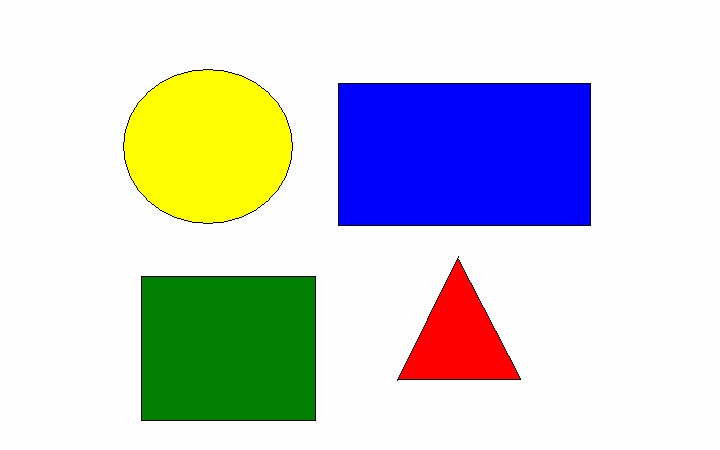
#> input picture 15.png, 720 x 450 px
$ python deteccion_de_figuras.py   (older library calls are emulated)
#> lines starting #> are read from the running program, lines starting #| are printed output that depends on the picture; after the words box and inside, x2 and y2 are one past the last pixel; in counts of white or black regions, pixels touching at a corner belong together; long printed decimals are rounded
import cv2

image = cv2.imread('15.png')
#> image is the input picture: shape (450, 720, 3); mean B, G, R 212.6, 209.1, 205.9
gray = cv2.cvtColor(image, cv2.COLOR_BGR2GRAY)
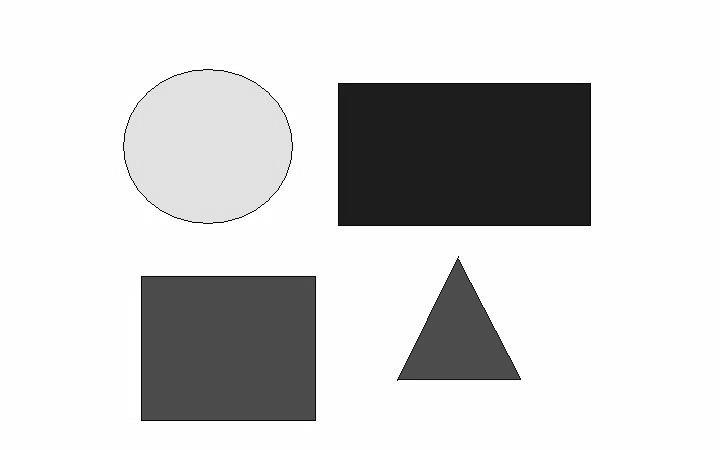
#> gray: shape (450, 720); min 1, max 255, mean 208.3
canny = cv2.Canny(gray, 10, 150)
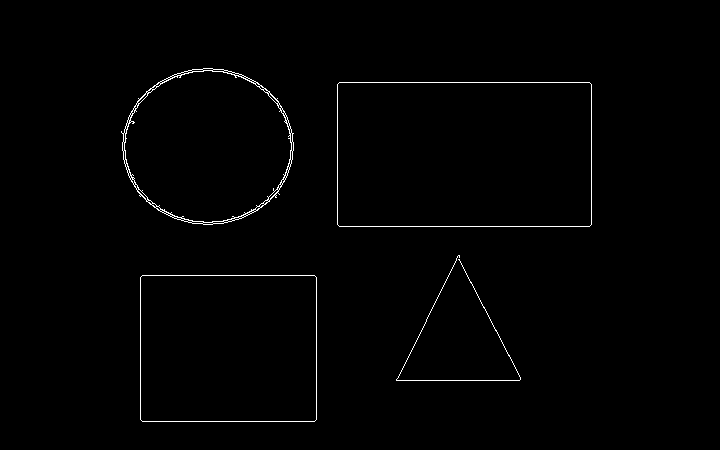
#> canny: shape (450, 720); 0.91% white in thin lines or dots, all inside (x1, y1, x2, y2) = (121, 68, 592, 422)
canny = cv2.dilate(canny, None, iterations=1)
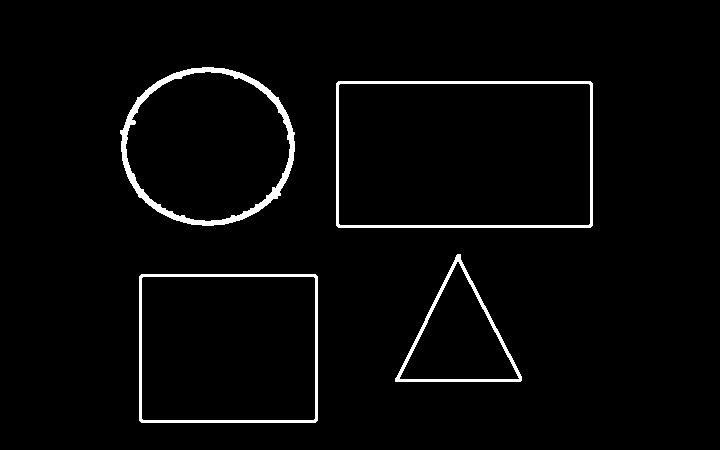
#> canny: shape (450, 720); 2.7% white; 4 white regions, box (x1, y1, x2, y2) and area: (120, 67, 295, 226) 3086, (336, 81, 593, 228) 2380, (139, 274, 318, 423) 1924, (395, 254, 522, 382) 1371
canny = cv2.erode(canny, None, iterations=1)
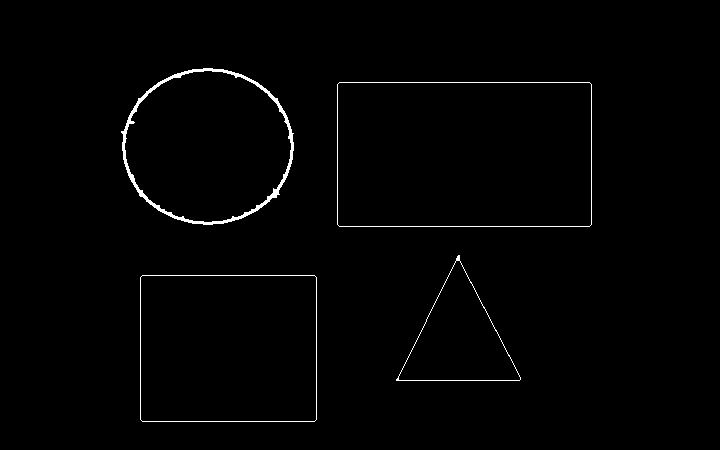
#> canny: shape (450, 720); 1.1% white in thin lines or dots, all inside (x1, y1, x2, y2) = (121, 68, 592, 422)
#_, th = cv2.threshold(gray, 10, 255, cv2.THRESH_BINARY)
#_,cnts,_ = cv2.findContours(canny, cv2.RETR_EXTERNAL, cv2.CHAIN_APPROX_SIMPLE)# OpenCV 3
cnts,_ = cv2.findContours(canny, cv2.RETR_EXTERNAL, cv2.CHAIN_APPROX_SIMPLE)# OpenCV 4
#> cnts = 4 contours; box (x1, y1, x2, y2) and area: (337, 82, 592, 227) 36568, (140, 275, 317, 422) 25688, (121, 68, 294, 225) 20870, (396, 255, 521, 381) 7726
#cv2.drawContours(image, cnts, -1, (0,255,0), 2)

for c in cnts:
	epsilon = 0.01*cv2.arcLength(c,True)
	approx = cv2.approxPolyDP(c,epsilon,True)
	#print(len(approx))
	x,y,w,h = cv2.boundingRect(approx)

	if len(approx)==3:
		cv2.putText(image,'Triangulo', (x,y-5),1,1,(0,255,0),1)

	if len(approx)==4:
		aspect_ratio = float(w)/h
		print('aspect_ratio= ', aspect_ratio)
		if aspect_ratio == 1:
			cv2.putText(image,'Cuadrado', (x,y-5),1,1,(0,255,0),1)
		else:
			cv2.putText(image,'Rectangulo', (x,y-5),1,1,(0,255,0),1)

	if len(approx)==5:
		cv2.putText(image,'Pentagono', (x,y-5),1,1,(0,255,0),1)

	if len(approx)==6:
		cv2.putText(image,'Hexagono', (x,y-5),1,1,(0,255,0),1)

	if len(approx)>10:
		cv2.putText(image,'Circulo', (x,y-5),1,1,(0,255,0),1)

	cv2.drawContours(image, [approx], 0, (0,255,0),2)
	cv2.imshow('image',image)
	cv2.waitKey(0)
#> this loop made 4 passes
#> (epsilon, approx, x, y, w, h, aspect_ratio) on passes 1, 3: (6.39, [[140, 277], [142, 421], [316, 419], [314, 275]], 140, 275, 177, 147, 1.2), (7.91, [[337, 84], [339, 226], [591, 224], [589, 82]], 337, 82, 255, 145, 1.76)
#> (epsilon, approx, x, y, w, h) on pass 2: (4.25, [[459, 255], [396, 380], [520, 379]], 396, 255, 125, 126)
#| aspect_ratio=  1.204
#| aspect_ratio=  1.759
#> pass 1, `cv2.imshow('image',image)`:
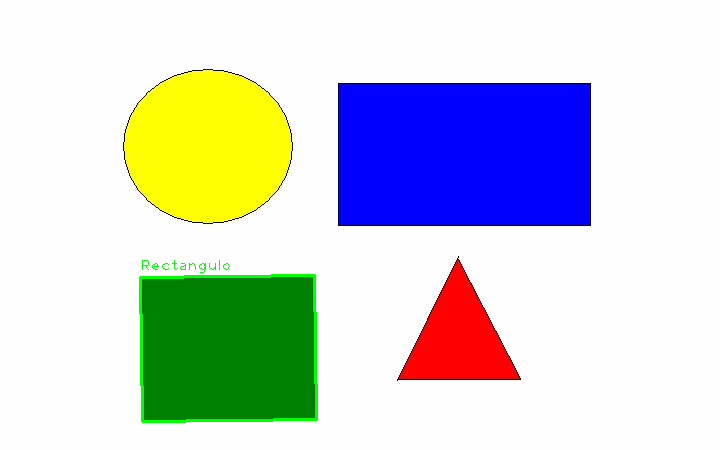
#> window 'image': shape (450, 720, 3); mean B, G, R 211.9, 209.9, 205.3
#> pass 2, `cv2.imshow('image',image)`:
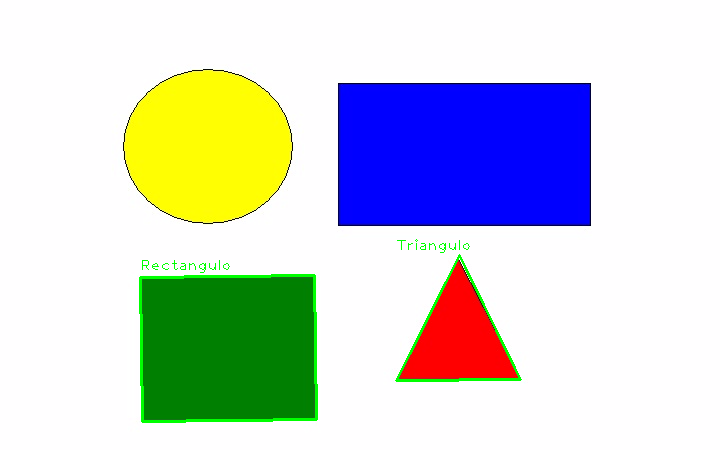
#> window 'image': shape (450, 720, 3); mean B, G, R 211.3, 210.3, 204.5
#> after the loop:
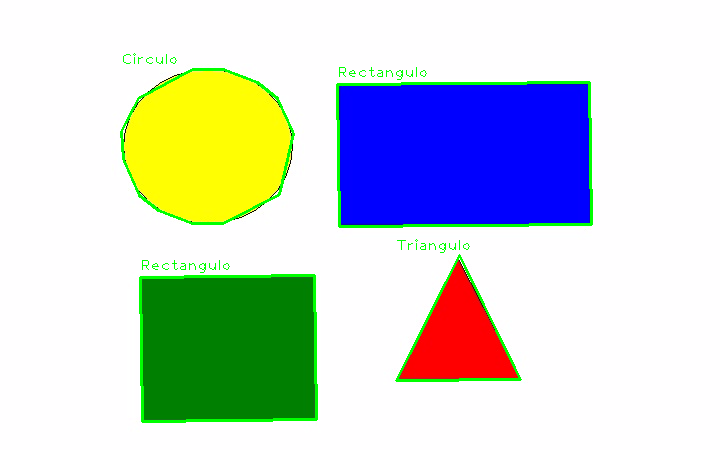
#> image: shape (450, 720, 3); 2.28% of pixels changed, all inside (x1, y1, x2, y2) = (120, 53, 593, 423)
